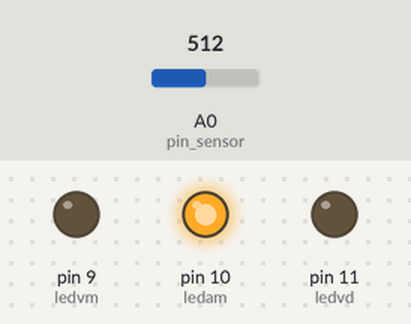
A sketch run on a simulated Arduino Uno, built with avr-gcc and run on an emulated ATmega328P. Parts: output pins drawn as LEDs (lit = HIGH). The inputs (shaded band) are chosen by the test bench; at power-on: A0 (pin_sensor) = 512.

Above: at 1.2 s.
1.3 s: A0 (pin_sensor) set to 600
2.8 s: A0 (pin_sensor) set to 628
At 4.2 s:
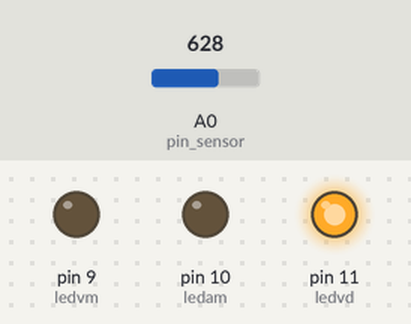
4.5 s: A0 (pin_sensor) set to 900
At 6.0 s:
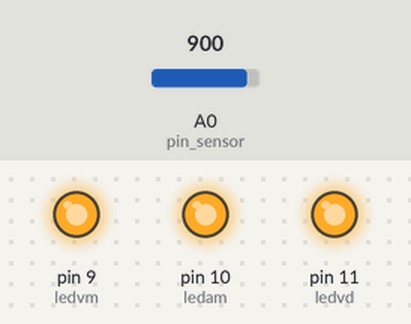
6.3 s: A0 (pin_sensor) set to 306
At 7.6 s:
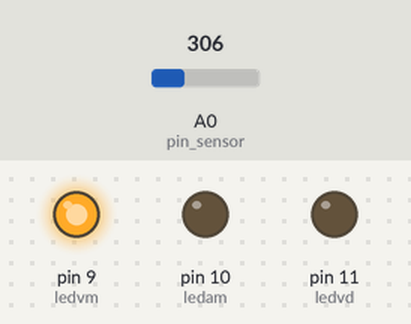
8.1 s: A0 (pin_sensor) set to 211
9.6 s: A0 (pin_sensor) set to 191
At 10.4 s:
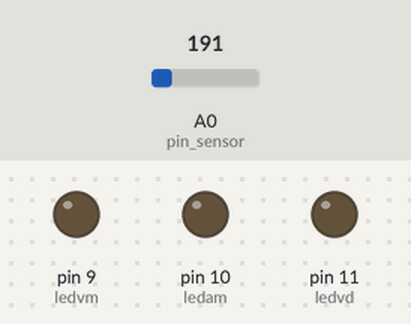
Timing chart, 0 to 12.3 s (numbered marks = the images above; inputs shaded):
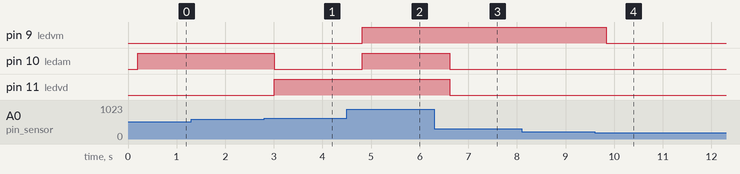

Measured:
- the behaviour switches between 613 and 614 on A0 (pin_sensor) (found by bisection; images 0 and 1)
- the behaviour switches between 205 and 204 on A0 (pin_sensor) (found by bisection; images 3 and 4)
- after the input at 2.8 s, pin 10 (ledam): HIGH → LOW after 0.21 s; pin 11 (ledvd): LOW → HIGH after 0.21 s
- after the input at 4.5 s, pin 9 (ledvm), pin 10 (ledam): LOW → HIGH after 0.32 s
- after the input at 6.3 s, pin 10 (ledam), pin 11 (ledvd): HIGH → LOW after 0.32 s
- after the input at 8.1 s, every drawn part: stays the same
- after the input at 9.6 s, pin 9 (ledvm): HIGH → LOW after 0.23 s

The sketch:

bargraphy.ino
```cpp
int pin_sensor = A0;
int valor_sensor = 0;
int ledvm = 9;
int ledam = 10;
int ledvd = 11;

void setup() {
  pinMode(pin_sensor, INPUT);
  pinMode(ledvm, OUTPUT);
  pinMode(ledam, OUTPUT);
  pinMode(ledvd, OUTPUT);
  }

void loop() {
valor_sensor = analogRead(pin_sensor);
float valor_tensao = (valor_sensor * 5.0/1023);
 Serial.print ("Valor tensao = ");
  Serial.println(valor_tensao);
  delay(200);

  if (valor_tensao < 1) {
      digitalWrite(ledvm, 0);
      digitalWrite(ledam, 0);
      digitalWrite(ledvd, 0);
}
if (valor_tensao >=1 ) {
      digitalWrite(ledvm, 1);
      digitalWrite(ledam, 0);
      digitalWrite(ledvd, 0);
}

if (valor_tensao >=2 ) {
      digitalWrite(ledvm, 0);
      digitalWrite(ledam, 1);
      digitalWrite(ledvd, 0);
}

if (valor_tensao >=3 ) {
      digitalWrite(ledvm, 0);
      digitalWrite(ledam, 0);
      digitalWrite(ledvd, 1);
}

if (valor_tensao >=4 ) {
      digitalWrite(ledvm, 1);
      digitalWrite(ledam, 1);
      digitalWrite(ledvd, 1);
}
}
```
